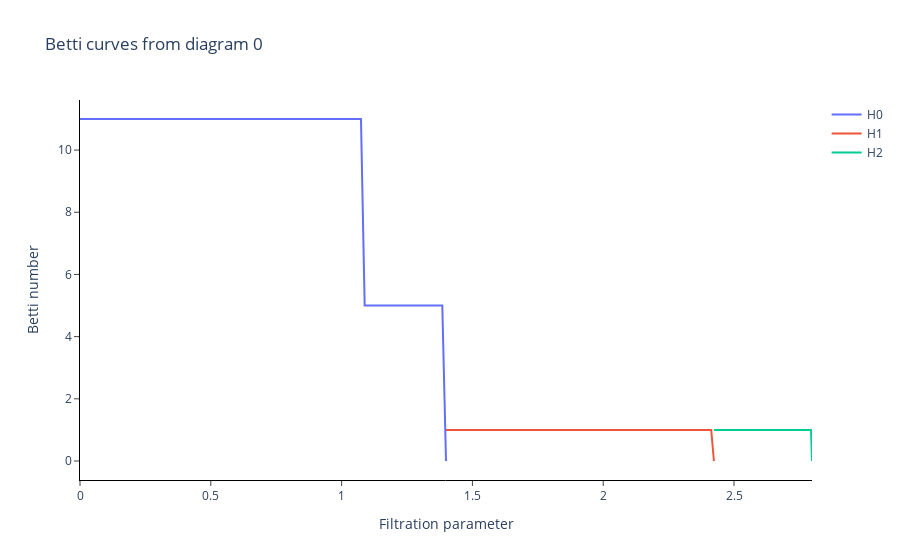

The code cell stored with this chart in its notebook:
### Code cell
from gtda.diagrams import Scaler, Filtering, PersistenceEntropy, BettiCurve, PairwiseDistance

BC = BettiCurve()

X_betti_curves = BC.fit_transform(diagrams_basic)

BC.plot(X_betti_curves)
